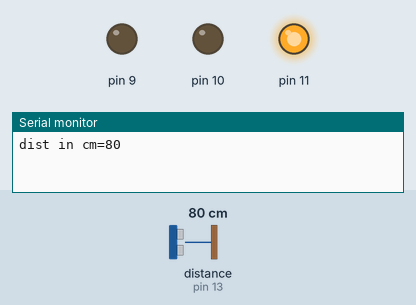
Bench run of a sketch on a simulated Arduino Uno, built with avr-gcc and run on an emulated ATmega328P. Shown: output pins drawn as LEDs (lit = HIGH), the last lines printed to the serial monitor. Inputs (shaded band) come from the test bench; at power-on: distance to the obstacle (sensor on pin 13) 80 cm.

Above: at 1.8 s.
1.9 s: distance to the obstacle (sensor on pin 13) set to 12 cm
3.4 s: distance to the obstacle (sensor on pin 13) set to 9 cm
At 5.0 s:
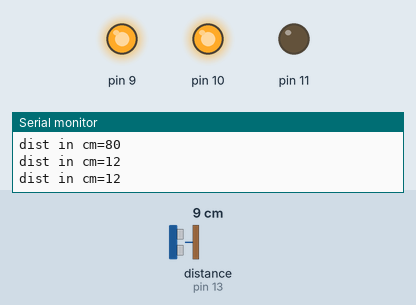
5.5 s: distance to the obstacle (sensor on pin 13) set to 7 cm
7.2 s: distance to the obstacle (sensor on pin 13) set to 4 cm
At 9.2 s:
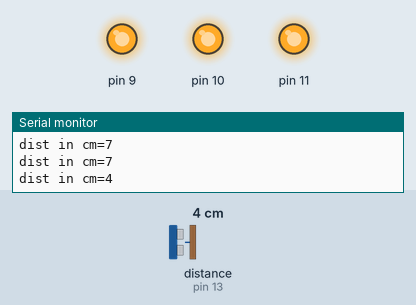
9.5 s: distance to the obstacle (sensor on pin 13) set to 18 cm
At 11.0 s:
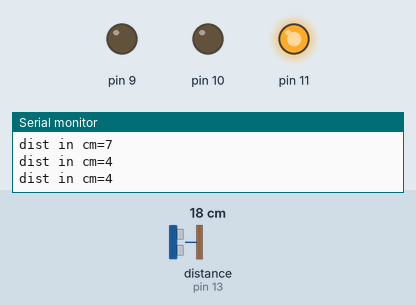
11.5 s: distance to the obstacle (sensor on pin 13) set to 2 cm
At 12.7 s:
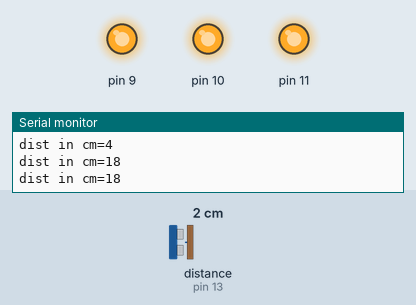
Timing chart, 0 to 14.5 s (numbered marks = the images above; inputs shaded):
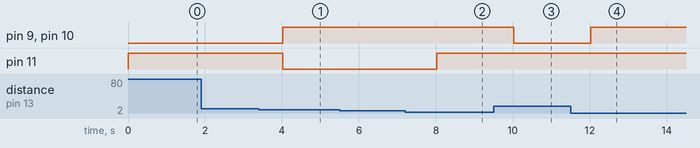

The sketch:

fuel_level_determination.ino
```cpp
#include<Ultrasonic.h>
Ultrasonic ultrasonic(12,13);
int dist;
void setup() {
  Serial.begin(9600);
  pinMode(9,OUTPUT);
  pinMode(10,OUTPUT);
  pinMode(11,OUTPUT);
  // put your setup code here, to run once:
}

void loop() {
 dist=ultrasonic.read();
  if(dist<=5){

    digitalWrite(9,HIGH);
    digitalWrite(10,HIGH);
    digitalWrite(11,HIGH);

  }
  else if( dist>5 && dist<=10) {
    digitalWrite(10,HIGH);
    digitalWrite(9,HIGH);
    digitalWrite(11,LOW);
    }
    else if (dist>10){
      digitalWrite(11,HIGH);
       digitalWrite(10,LOW);
       digitalWrite(9,LOW);
      }
      delay(1000);
      Serial.print("dist in cm=");
      Serial.println(dist);
  // put your main code here, to run repeatedly:

}
```

Measured:
- the behaviour switches between 11 and 10 cm on distance to the obstacle (sensor on pin 13) (found by bisection; images 0 and 1)
- the behaviour switches between 6 and 5 cm on distance to the obstacle (sensor on pin 13) (found by bisection; images 1 and 2)
- after the input at 3.4 s, pin 9, pin 10: LOW → HIGH after 0.62 s; pin 11: HIGH → LOW after 0.62 s
- after the input at 7.2 s, pin 11: LOW → HIGH after 0.82 s
- after the input at 9.5 s, pin 9, pin 10: HIGH → LOW after 0.52 s
- after the input at 11.5 s, pin 9, pin 10: LOW → HIGH after 0.53 s
